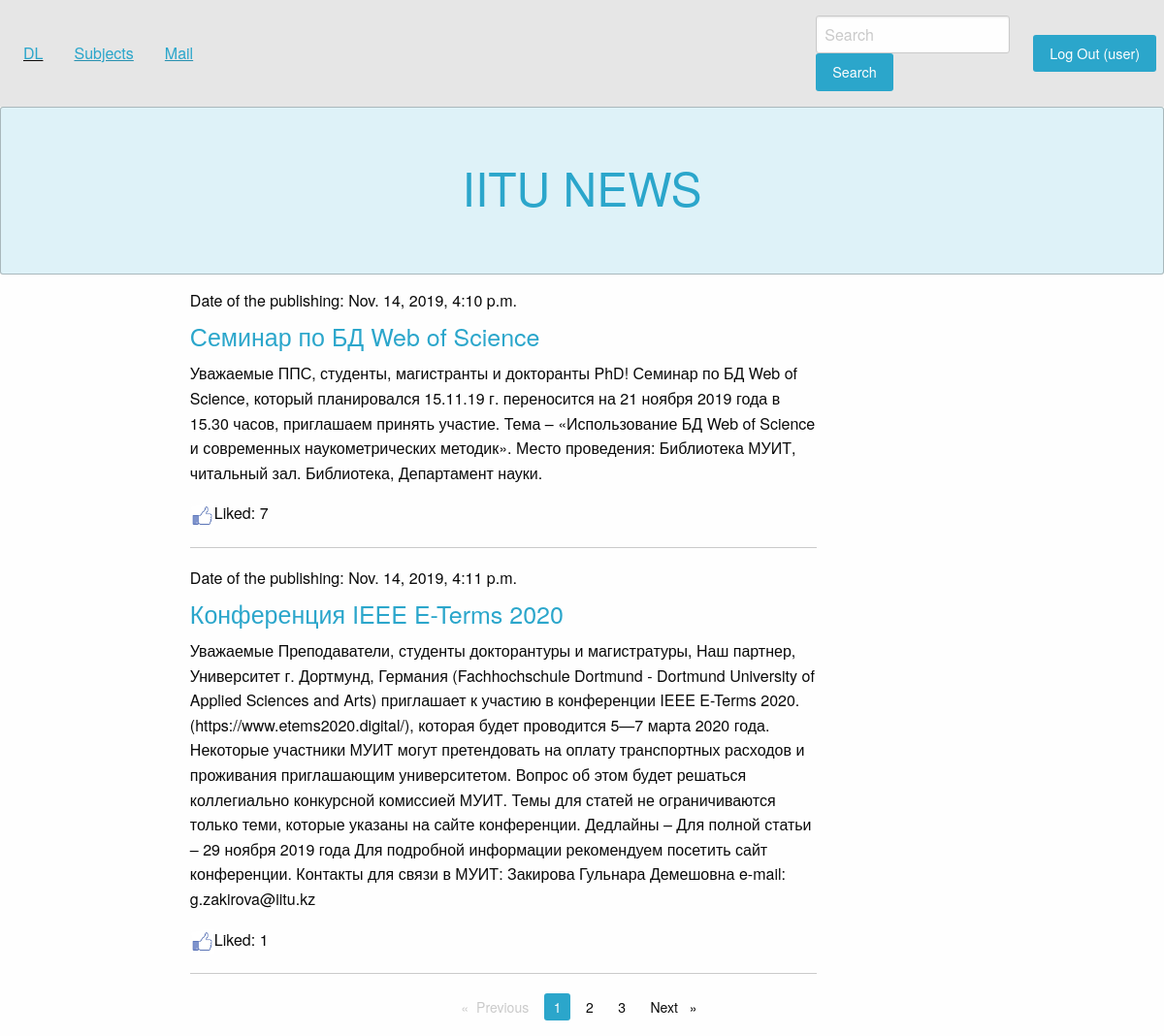
/basicview/articles/all/ (signed in), run on the app's committed database.
### article/models.py (models this page shows)
class Article(models.Model):
    class Meta:
        db_table = "article"
    article_title = models.CharField(max_length=200)
    article_text = models.TextField()
    article_date = models.DateTimeField()
    article_likes = models.IntegerField(default=0)

### article/views.py (the view)
# urls.py: path('articles/all/', article.views.articles, name="articles"),
def articles(request, page_number=1):
    search_query = request.GET.get("search_field", '')
    if search_query:
        all_articles = Article.objects.filter(Q(article_title__icontains=search_query) |
                                              Q(article_text__icontains=search_query))
    else:
        all_articles = Article.objects.all()
    current_page = Paginator(all_articles, 2)
    return render_to_response('articles.html', {'articles': current_page.page(page_number),
                                                'username': auth.get_user(request).username})

### article/templates/articles.html (shortened to what this page needs)
{% extends "main.html"%}
{% load staticfiles %}
{% block article %}
    <div class="large-8 columns">
        {% for article in articles %}
            <h6>Date of the publishing: {{ article.article_date }}</h6>
            <h4><a href="/articles/get/{{ article.id }}">{{ article.article_title }}</a></h4>
            <p>{{ article.article_text }}</p>
            <p><a href="/articles/addlike/{{ article.id }}/"><img src="{% static  "img/like.jpg" %}" width="25px" height="25px"></a>Liked: {{ article.article_likes }}</p>
            <hr>
        {% endfor %}
    </div>
    <div class="row">
        <div class="large-3 large-offset-5 columns">
            <nav aria-label="Pagination">
            <ul class="pagination">
                {% if articles.has_previous %}
                    <li class="pagination-previous enabled"><a href="/page/{{ articles.previous_page_number }}" aria-label="Previous page">Previous <span class="show-for-sr">{{ page }}</span></a></li>
                {% else %}
                <li class="pagination-previous disabled">Previous <span class="show-for-sr">page</span></li>
                {% endif %}
                {% for page in articles.paginator.page_range %}
                    {% if page == articles.number %}
                        <li class="current"><span class="show-for-sr">You're on page</span>{{ page }}</li>
                    {% else %}
                        <li><a href="/page/{{ page }}">{{ page }}</a></li>
                    {% endif %}
                {% endfor %}
            {% if articles.has_next %}
                <li class="pagination-next enabled"><a href="/page/{{ articles.next_page_number }}" aria-label="Next page">Next </a></li>
            {% else %}
                <li><a href="/page/{{ page }}" aria-label="Page 2">{{ page }}</a></li>
            {% endif %}
            </ul>
            </nav>
        </div>
    </div>
{% endblock %}

### article/templates/main.html (shortened to what this page needs)
{% load static %}
<!DOCTYPE html>
<html lang="en">
<head>
    <link rel="stylesheet" href="{% static "css/style.css"%}">
</head>
<body>
    <div class="top-bar">
          <div class="top-bar-left">
            <ul class="menu">
                <li><u><a href="/">DL</a></u></li>
                {% if username %}
                    <li><u style="text-decoration-color: #258faf;"><a href="/user/">Subjects</a></u></li>
                    <li><u style="text-decoration-color: #258faf"><a href="/mail/">Mail</a></u></li>
                {% endif %}
            </ul>
        </div>
        <div class="top-bar">
            <ul class="menu">
                <form action="{% url "articles" %}">
                    <li><input type="text" name="search_field" value="" placeholder="Search" ></li>
                    <li><input class="button" type="submit" name="Search" value="Search"></li>
                </form>
            </ul>
        </div>
        <div class="top-bar-right">
            <ul class="menu">
                {% if username %}
                    <a class="button" href="/auth/logout/">Log Out ({{ username }})</a>
                {% else %}
                    <a class="button" href="/auth/login/">Log In</a>
                {% endif %}
            </ul>
        </div>
    </div>
    <div class="callout large primary">
      <div class="row column text-center">
        <h1><a href="/">IITU NEWS</a></h1>
      </div>
    </div>
    <div class="grid-container">
        <div class="grid-x">
        <div class="small-1 columns"></div> <!— Для отступа слева —>
            <div class="small-8 columns">{% block article %}{% endblock %}</div></div>
    </div>
</body>
</html>

### data on the page
Article: article_date "Nov. 14, 2019, 4:10 p.m.", article_title "Семинар по БД Web of Science", article_text "Уважаемые ППС, студенты, магистранты и докторанты PhD! Семинар по БД Web of Science, который планировался 15.11.19 г. переносится на 21 ноября 2019 года в 15.30 часов, приглашаем принять участие. Тема – «Использование БД Web of Science и современных наукометрических методик». Место проведения: Библиотека МУИТ, читальный зал. Библиотека, Департамент науки.", article_likes "7"
Article: article_date "Nov. 14, 2019, 4:11 p.m.", article_title "Конференция IEEE E-Terms 2020", article_text "Уважаемые Преподаватели, студенты докторантуры и магистратуры, Наш партнер, Университет г. Дортмунд, Германия (Fachhochschule Dortmund - Dortmund University of Applied Sciences and Arts) приглашает к участию в конференции IEEE E-Terms 2020. (https://www.etems2020.digital/), которая будет проводится 5—7 марта 2020 года. Некоторые участники МУИТ могут претендовать на оплату транспортных расходов и проживания приглашающим университетом. Вопрос об этом будет решаться коллегиально конкурсной комиссией МУИТ. Темы для статей не ограничиваются только теми, которые указаны на сайте конференции. Дедлайны – Для полной статьи – 29 ноября 2019 года Для подробной информации рекомендуем посетить сайт…", article_likes "1"

### other printed values
{{ username }} "user"
{{ page }} "1"
{{ page }} "2" "3"
